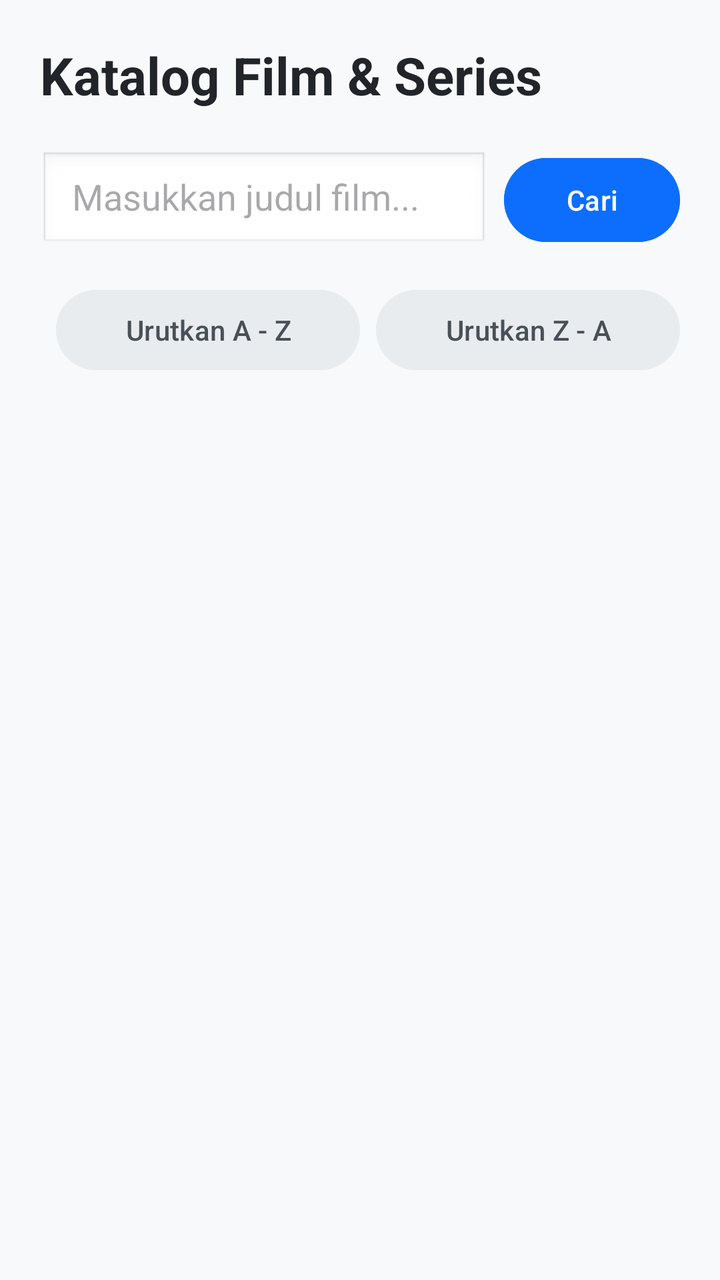
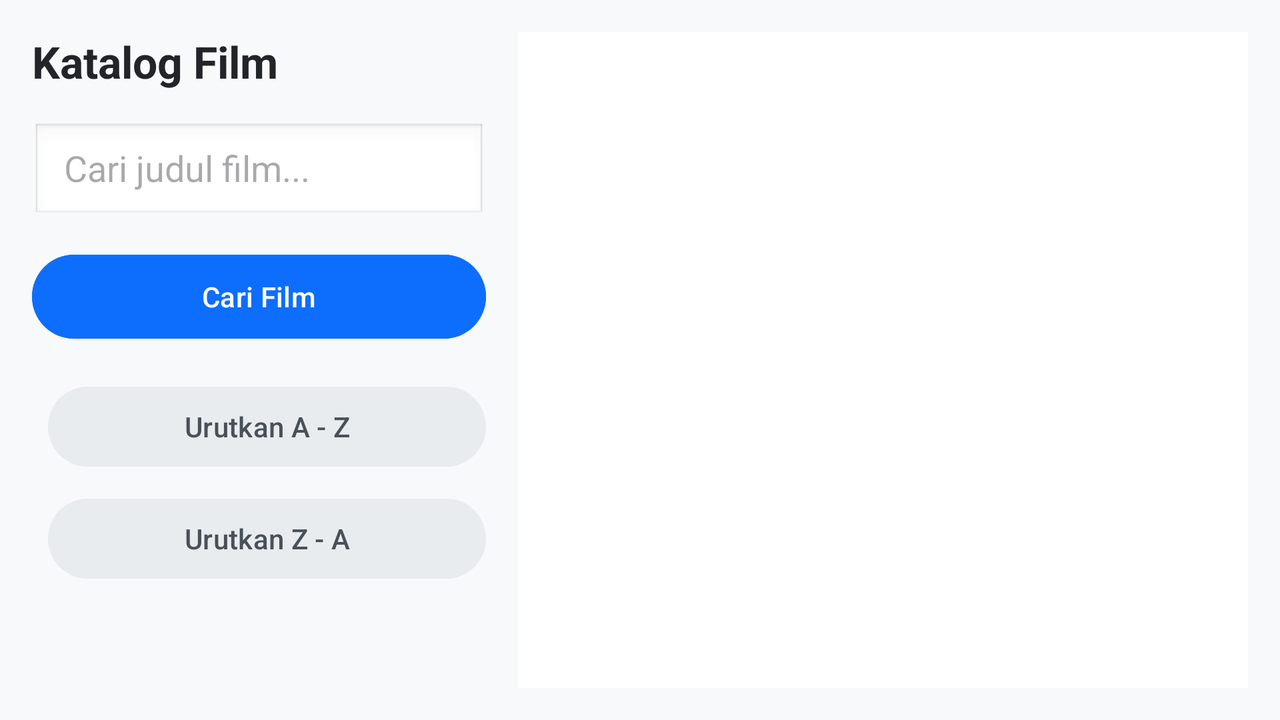

Compare how this app lays out the same screen by default and in its alternative resource folder. The renders come first, then the two layout files and the values they reference.
<!-- AndroidManifest.xml: application theme Theme.Listfilm -->
<!-- res/layout/activity_main.xml -->
<?xml version="1.0" encoding="utf-8"?>
<LinearLayout
    xmlns:android="http://schemas.android.com/apk/res/android"
    android:layout_width="match_parent"
    android:layout_height="match_parent"
    android:orientation="vertical"
    android:padding="20dp"
    android:background="#F8F9FA">

    <TextView
        android:layout_width="match_parent"
        android:layout_height="wrap_content"
        android:text="Katalog Film &amp; Series"
        android:textSize="26sp"
        android:textStyle="bold"
        android:textColor="#212529"
        android:layout_marginBottom="20dp"/>

    <LinearLayout
        android:layout_width="match_parent"
        android:layout_height="wrap_content"
        android:orientation="horizontal"
        android:layout_marginBottom="16dp">

        <EditText
            android:id="@+id/inputCari"
            android:layout_width="0dp"
            android:layout_height="50dp"
            android:layout_weight="1"
            android:hint="Masukkan judul film..."
            android:background="@android:drawable/edit_text"
            android:paddingStart="16dp"
            android:paddingEnd="16dp"
            android:inputType="text"
            android:maxLines="1"/>

        <Button
            android:id="@+id/btnCari"
            android:layout_width="wrap_content"
            android:layout_height="50dp"
            android:text="Cari"
            android:backgroundTint="#0D6EFD"
            android:textColor="#FFFFFF"
            android:layout_marginStart="8dp"/>
    </LinearLayout>

    <LinearLayout
        android:layout_width="match_parent"
        android:layout_height="wrap_content"
        android:orientation="horizontal"
        android:layout_marginBottom="20dp">

        <Button
            android:id="@+id/btnSortAZ"
            android:layout_width="0dp"
            android:layout_height="wrap_content"
            android:layout_weight="1"
            android:text="Urutkan A - Z"
            android:layout_marginEnd="4dp"
            style="?android:attr/buttonBarButtonStyle"
            android:backgroundTint="#E9ECEF"
            android:textColor="#495057"/>

        <Button
            android:id="@+id/btnSortZA"
            android:layout_width="0dp"
            android:layout_height="wrap_content"
            android:layout_weight="1"
            android:text="Urutkan Z - A"
            android:layout_marginStart="4dp"
            style="?android:attr/buttonBarButtonStyle"
            android:backgroundTint="#E9ECEF"
            android:textColor="#495057"/>
    </LinearLayout>

    <ScrollView
        android:layout_width="match_parent"
        android:layout_height="0dp"
        android:layout_weight="1"
        android:scrollbars="vertical">

        <LinearLayout
            android:id="@+id/wadahListFilm"
            android:layout_width="match_parent"
            android:layout_height="wrap_content"
            android:orientation="vertical"></LinearLayout>
    </ScrollView>

</LinearLayout>
<!-- resources referenced by this layout -->
<resources>
  <style name="Theme.Listfilm" parent="Base.Theme.Listfilm" />
  <style name="Base.Theme.Listfilm" parent="Theme.Material3.DayNight.NoActionBar">
          
          
      </style>
</resources>
<!-- res/layout-land/activity_main.xml (the repository's variant of the layout above) -->
<!-- drawn on the phone turned sideways -->
<?xml version="1.0" encoding="utf-8"?>
<LinearLayout
    xmlns:android="http://schemas.android.com/apk/res/android"
    android:layout_width="match_parent"
    android:layout_height="match_parent"
    android:orientation="horizontal"
    android:padding="16dp"
    android:background="#F8F9FA">

    <LinearLayout
        android:layout_width="0dp"
        android:layout_height="match_parent"
        android:layout_weight="1"
        android:orientation="vertical"
        android:paddingEnd="16dp">

        <TextView
            android:layout_width="match_parent"
            android:layout_height="wrap_content"
            android:text="Katalog Film"
            android:textSize="22sp"
            android:textStyle="bold"
            android:textColor="#212529"
            android:layout_marginBottom="16dp"/>

        <EditText
            android:id="@+id/inputCari"
            android:layout_width="match_parent"
            android:layout_height="50dp"
            android:hint="Cari judul film..."
            android:background="@android:drawable/edit_text"
            android:paddingStart="16dp"
            android:paddingEnd="16dp"
            android:inputType="text"
            android:layout_marginBottom="12dp"/>

        <Button
            android:id="@+id/btnCari"
            android:layout_width="match_parent"
            android:layout_height="50dp"
            android:text="Cari Film"
            android:backgroundTint="#0D6EFD"
            android:textColor="#FFFFFF"
            android:layout_marginBottom="16dp"/>

        <Button
            android:id="@+id/btnSortAZ"
            android:layout_width="match_parent"
            android:layout_height="wrap_content"
            android:text="Urutkan A - Z"
            style="?android:attr/buttonBarButtonStyle"
            android:backgroundTint="#E9ECEF"
            android:textColor="#495057"
            android:layout_marginBottom="8dp"/>

        <Button
            android:id="@+id/btnSortZA"
            android:layout_width="match_parent"
            android:layout_height="wrap_content"
            android:text="Urutkan Z - A"
            style="?android:attr/buttonBarButtonStyle"
            android:backgroundTint="#E9ECEF"
            android:textColor="#495057"/>
    </LinearLayout>

    <ScrollView
        android:layout_width="0dp"
        android:layout_height="match_parent"
        android:layout_weight="1.5"
        android:background="#FFFFFF"
        android:padding="8dp">

        <LinearLayout
            android:id="@+id/wadahListFilm"
            android:layout_width="match_parent"
            android:layout_height="wrap_content"
            android:orientation="vertical">
        </LinearLayout>
    </ScrollView>

</LinearLayout>
